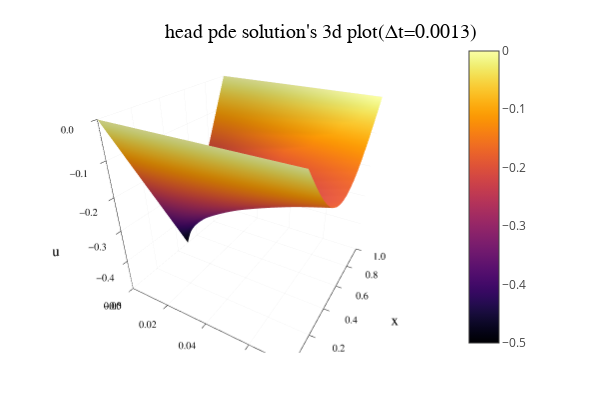

Here is the notebook cell this chart was saved with:
### Code cell
Δt = 0.0013
surface(t₁₃,x,U₁₃,xlabel="t",ylabel="x",zlabel="u")
title!("head pde solution's 3d plot(Δt=$Δt)")

### Figure 1 — Plotly figure (JSON) as saved in the notebook; plotly's stock layout.template omitted (floating-point values rounded to 4 significant figures; data arrays with more than 128 entries replaced by an {"elided": "..."} marker saying what was removed)
{"data": [{"cmax": 0, "cmin": -0.5, "colorbar": {"len": 0.8657, "title": {"text": ""}, "x": 0.7642, "y": 0.5087}, "colorscale": {"elided": "256x2 mixed values"}, "name": "y1", "opacity": null, "scene": "scene", "showlegend": false, "showscale": true, "type": "surface", "x": [0, 0.0013, 0.0026, 0.0039, 0.0052, 0.0065, 0.0078, 0.0091, 0.0104, 0.0117, 0.013, 0.0143, 0.0156, 0.0169, 0.0182, 0.0195, 0.0208, 0.0221, 0.0234, 0.0247, 0.026, 0.0273, 0.0286, 0.0299, 0.0312, 0.0325, 0.0338, 0.0351, 0.0364, 0.0377, 0.039, 0.0403, 0.0416, 0.0429, 0.0442, 0.0455, 0.0468, 0.0481, 0.0494, 0.0507, 0.052, 0.0533, 0.0546, 0.0559, 0.0572, 0.0585, 0.0598, 0.0611, 0.0624, 0.0637, 0.065, 0.0663, 0.0676, 0.0689, 0.0702, 0.0715, 0.0728, 0.0741, 0.0754, 0.0767, 0.078], "xaxis": "x", "y": [0, 0.05, 0.1, 0.15, 0.2, 0.25, 0.3, 0.35, 0.4, 0.45, 0.5, 0.55, 0.6, 0.65, 0.7, 0.75, 0.8, 0.85, 0.9, 0.95, 1], "yaxis": "y", "z": {"elided": "21x61 float values"}, "zaxis": "z", "zmax": 0, "zmin": -0.5}], "layout": {"annotations": [{"font": {"color": "rgba(0, 0, 0, 1)", "family": "sans-serif", "size": 20}, "rotation": 0, "showarrow": false, "text": "head pde solution's 3d plot(Δt=0.0013)", "x": 0.535, "xanchor": "center", "xref": "paper", "y": 1, "yanchor": "top", "yref": "paper"}], "height": 400, "legend": {"bgcolor": "rgba(255, 255, 255, 1.000)", "bordercolor": "rgba(0, 0, 0, 1)", "borderwidth": 1, "font": {"color": "rgba(0, 0, 0, 1)", "family": "sans-serif", "size": 11}, "title": {"font": {"color": "rgba(0, 0, 0, 1)", "family": "sans-serif", "size": 15}, "text": ""}, "tracegroupgap": 0, "traceorder": "normal", "x": 1, "xanchor": "auto", "y": 1, "yanchor": "auto"}, "margin": {"b": 20, "l": 0, "r": 0, "t": 20}, "paper_bgcolor": "rgba(255, 255, 255, 1.000)", "plot_bgcolor": "rgba(255, 255, 255, 1.000)", "scene": {"aspectmode": "auto", "aspectratio": {"x": 1, "y": 1, "z": 1}, "camera": {"center": {"x": 0, "y": 0, "z": 0}, "eye": {"x": 0.8945, "y": -1.549, "z": 1.033}, "projection": {"type": "perspective"}, "up": {"x": 0, "y": 0, "z": 1}}, "domain": {"x": [0.07647, 0.7642], "y": [0.07581, 0.9415]}, "xaxis": {"gridcolor": "rgba(0, 0, 0, 0.1)", "gridwidth": 0.5, "linecolor": "rgba(0, 0, 0, 1)", "mirror": false, "range": [0, 0.078], "showgrid": true, "showline": true, "showticklabels": true, "tickangle": 0, "tickcolor": "rgb(0, 0, 0)", "tickfont": {"color": "rgba(0, 0, 0, 1)", "family": "sans-serif", "size": 11}, "tickmode": "array", "ticks": "inside", "ticktext": ["0.00", "0.02", "0.04", "0.06"], "tickvals": [0, 0.02, 0.04, 0.06], "title": {"font": {"color": "rgba(0, 0, 0, 1)", "family": "sans-serif", "size": 15}, "text": "t"}, "type": "linear", "visible": true, "zeroline": false, "zerolinecolor": "rgba(0, 0, 0, 1)"}, "yaxis": {"gridcolor": "rgba(0, 0, 0, 0.1)", "gridwidth": 0.5, "linecolor": "rgba(0, 0, 0, 1)", "mirror": false, "range": [0, 1], "showgrid": true, "showline": true, "showticklabels": true, "tickangle": 0, "tickcolor": "rgb(0, 0, 0)", "tickfont": {"color": "rgba(0, 0, 0, 1)", "family": "sans-serif", "size": 11}, "tickmode": "array", "ticks": "inside", "ticktext": ["0.0", "0.2", "0.4", "0.6", "0.8", "1.0"], "tickvals": [0, 0.2, 0.4, 0.6, 0.8, 1], "title": {"font": {"color": "rgba(0, 0, 0, 1)", "family": "sans-serif", "size": 15}, "text": "x"}, "type": "linear", "visible": true, "zeroline": false, "zerolinecolor": "rgba(0, 0, 0, 1)"}, "zaxis": {"gridcolor": "rgba(0, 0, 0, 0.1)", "gridwidth": 0.5, "linecolor": "rgba(0, 0, 0, 1)", "mirror": false, "range": [-0.5, 0], "showgrid": true, "showline": true, "showticklabels": true, "tickangle": 0, "tickcolor": "rgb(0, 0, 0)", "tickfont": {"color": "rgba(0, 0, 0, 1)", "family": "sans-serif", "size": 11}, "tickmode": "array", "ticks": "inside", "ticktext": ["−0.5", "−0.4", "−0.3", "−0.2", "−0.1", "0.0"], "tickvals": [-0.5, -0.4, -0.3, -0.2, -0.1, 0], "title": {"font": {"color": "rgba(0, 0, 0, 1)", "family": "sans-serif", "size": 15}, "text": "u"}, "type": "linear", "visible": true, "zeroline": false, "zerolinecolor": "rgba(0, 0, 0, 1)"}}, "showlegend": true, "width": 600}}
